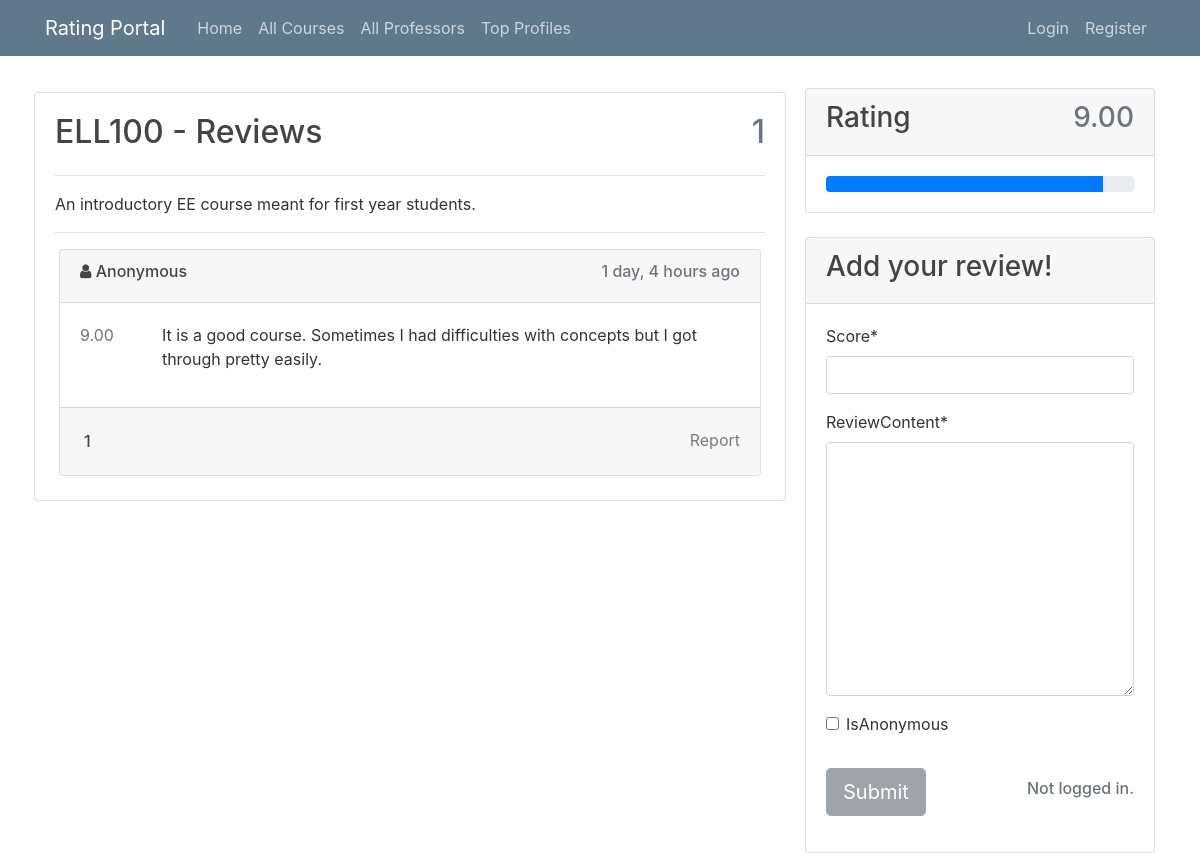
The page /course/2/ on the database as committed earlier.
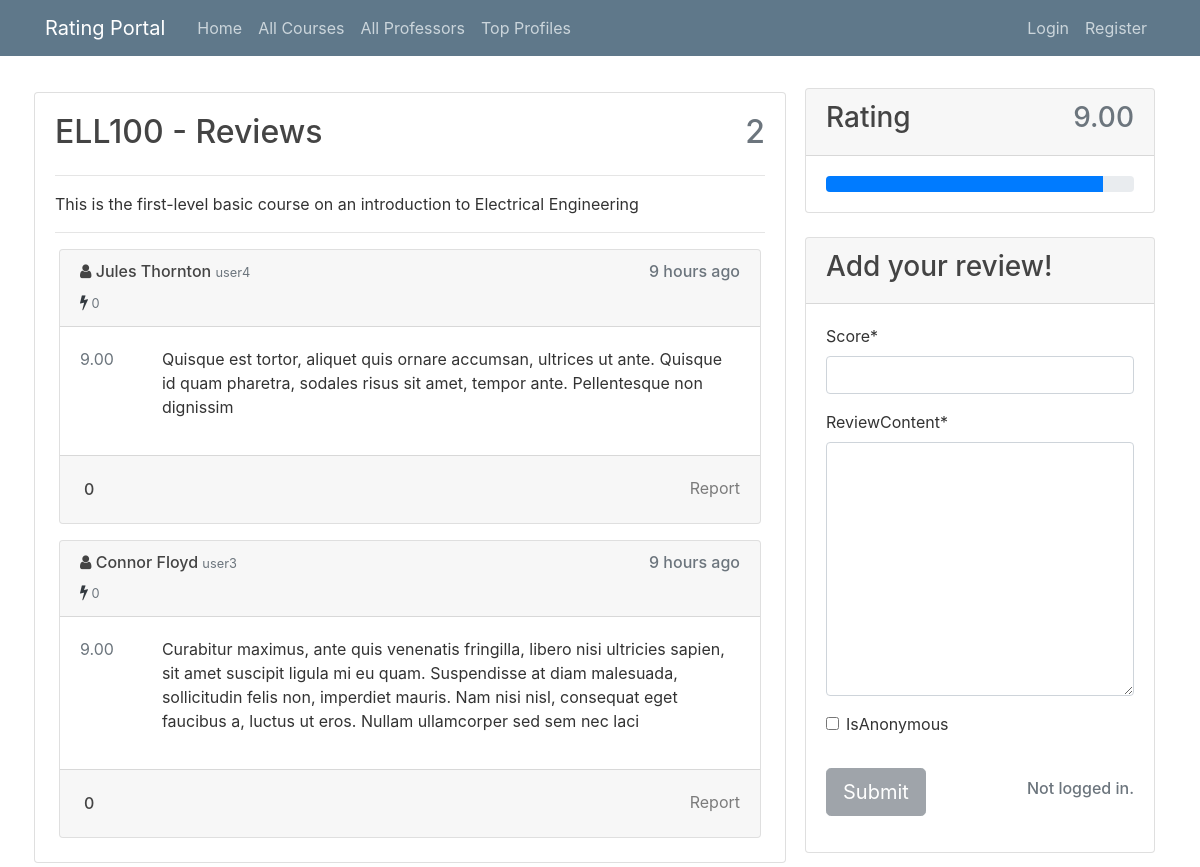
The same page on the database as committed later.
### courses/models.py (models this page shows)
class Course(models.Model):
    TYPE_OF_PAGE=[('c','Course'),('p','Professor')]
    courseName = models.CharField(max_length=120)
    rating = models.DecimalField(decimal_places=2,max_digits=4,default=-1)
    noOfReviews = models.IntegerField(default=0)
    courseDescription = models.TextField(default='')
    pageType = models.CharField(
        max_length=1,
        choices=TYPE_OF_PAGE,
        default='c',
        )
    class Meta:
        ordering = ['courseName']

### review/models.py (models this page shows, shortened)
class Review(models.Model):
    score = models.DecimalField(decimal_places=2,max_digits=4)
    reviewContent = models.TextField()
    courseName = models.CharField(max_length=120)
    courseID = models.IntegerField()
    dateAdded = models.DateTimeField(auto_now=False, auto_now_add=True)
    author = models.ForeignKey(User, on_delete= models.CASCADE,related_name='reviews_written')
    isAnonymous = models.BooleanField(default=False)
    class Meta:
        ordering =['-dateAdded']
    def flaggers(self):
        return [u.reporter for u in self.flags.all()]

class Like(models.Model):
    review = models.OneToOneField(Review, related_name="likes", on_delete=models.CASCADE)
    users = models.ManyToManyField(User, related_name='reviewLikes')
    dateAdded = models.DateTimeField(auto_now_add=True)

class Dislike(models.Model):
    review = models.OneToOneField(Review, related_name="dislikes", on_delete=models.CASCADE)
    users = models.ManyToManyField(User, related_name='reviewDislikes')
    dateAdded = models.DateTimeField(auto_now_add=True)

### users/models.py (models this page shows)
class CustomUserModel(models.Model):
    user = models.OneToOneField(User, on_delete=models.CASCADE,)
    bannedTill = models.DateTimeField(auto_now=False, auto_now_add=False)
    def getTotalScore(self):
        count = 0
        for review in self.user.reviews_written.all():
            try:
                count+=review.likes.users.count()-review.dislikes.users.count()
            except Review.likes.RelatedObjectDoesNotExist as identifier:
                continue
        return count

### courses/views.py (the view, shortened to what this page needs)
# urls.py: path("course/<int:courseID>/", courseViews.courseView, name="course"),
def courseView(request, courseID):
    course = Course.objects.get(id=courseID)
    courseName = course.courseName
    reviews, rating = recheckRatingsFor(courseName)
    courseList = list(Course.objects.all())
    if courseID not in [c.id for c in courseList]:
        raise Http404("No such Course")
    new_comment = None
    comment_form = CommentForm(initial={"author": request.user})
    return render(
        request,
        "courses/coursePage.html",
        {
            "reviews": reviews,
            "courseName": course.courseName,
            "courseDescription": course.courseDescription,
            "rating": rating,
            "commentForm": comment_form,
            'currentView':'course',
        },
    )

### review/forms.py (shortened to what this page needs)
class CommentForm(forms.ModelForm):
    class Meta:
        model = Review
        fields = ("score", "reviewContent","isAnonymous")

### courses/views.py (called while the page is built)
def recheckRatingsFor(courseName):
    reviews = getAllOf("review")
    reviews = list(filter(lambda x: x.courseName == courseName, reviews))
    if len(reviews) == 0:
        return [], "Unrated"
    rating = round(sum(x.score for x in reviews) / len(reviews), 2)
    return reviews, rating

def getAllOf(name):
    if name == "review":
        return Review.objects.all()
    elif name == "course":
        return list(Course.objects.filter(pageType='c').distinct())
    elif name == "professor":
        return list(Course.objects.filter(pageType='p').distinct())

### review/templatetags/customFilters.py (called while the page is built)
@register.filter
def subtract(value,args):
    if value=='':
        value=0
    if args=='':
        args=0
    return int(value)-int(args)

### courses/templates/courses/coursePage.html (shortened to what this page needs)
{% extends "users/base.html" %}
{% load crispy_forms_tags %}
{% load humanize %}
{% block content %}
<div class="card-body ">
    <div class="d-flex justify-content-between">
        <h2>{{courseName}} - Reviews</h2>
        <h2 class="text-muted">{{reviews|length}}</h2>
    </div>
    <hr>
    <p class="card-text">{{courseDescription}}</p>
    <hr>
    {% for review in reviews %}
    {% include "review/review.html" %}
    {%empty%}
    <h5>No reviews yet.</h5>
    {% endfor %}
</div>
{% endblock content %}
{% block sidebar %}
<div class="col-md-4 mt-2">
    <div class="card mb-2">
        <div class="card-header">
            <div class="d-flex justify-content-between">
                <h3>Rating</h3>
                <h3 class="text-muted">{{rating}}</h3>
            </div>
        </div>
        <div class="card-body">
            <div class="progress">
                <div class="progress-bar" role="progressbar" style="width: {% widthratio rating 1 10 %}%"
                    aria-valuenow="{% widthratio rating 1 10 %}" aria-valuemin="0" aria-valuemax="100"></div>
            </div>
        </div>
    </div>
    <div class="card mt-4">
        <div class="card-header">
            <h3>Add your review!</h3>
        </div>
        <div class="card-body">
            <form method="POST">
                <fieldset class='form-group'>
                    {{ commentForm|crispy }}
                </fieldset>
                <div class="form-group">
                    {% if user.is_authenticated %}
                    <button class="btn btn-outline-primary" type="submit">Submit</button>
                    {%else%}
                    <div class="d-flex justify-content-between form-inline">
                        <button type="button" class="btn btn-secondary btn-lg" disabled>Submit</button>
                        <h6 class="text-muted">Not logged in.</h6>
                    </div>
                    {% endif %}
                </div>
            </form>
        </div>
    </div>
</div>
{% endblock sidebar %}

### users/templates/users/base.html (shortened to what this page needs)
{%load static%}
{% load humanize %}
<!DOCTYPE html>
<html lang="en">
<head>
    <link rel="stylesheet" href="https://stackpath.bootstrapcdn.com/bootstrap/4.3.1/css/bootstrap.min.css"
>
    <link rel="stylesheet" type="text/css" href="{% static 'main.css'%}">
    <link rel="stylesheet" href="https://cdnjs.cloudflare.com/ajax/libs/font-awesome/4.7.0/css/font-awesome.min.css">
</head>
<body>
    <header class="site-header">
        <nav class="navbar navbar-expand-md navbar-dark bg-steel fixed-top">
            <div class="container">
                <a class="navbar-brand mr-4" href="/">Rating Portal</a>
                <div class="collapse navbar-collapse" id="navbarToggle">
                    <div class="navbar-nav mr-auto">
                        <a class="nav-item nav-link" href="/">Home</a>
                        <a class="nav-item nav-link" href="{% url 'courseList'%}">All Courses</a>
                        <a class="nav-item nav-link" href="{% url 'professorList'%}">All Professors</a>
                        <a class="nav-item nav-link" href="{% url 'top'%}">Top Profiles </a>
                    </div>
                    <div class="navbar-nav">
                        {% if user.is_authenticated %}
                        <a class="nav-item nav-link" href="{%url 'profile' profileOwner=user.username%}">My Profile</a>
                        <a class="nav-item nav-link" href="{%url 'logout'%}">Logout</a>
                        {%else%}
                        <a class="nav-item nav-link" href="{%url 'login'%}">Login</a>
                        <a class="nav-item nav-link" href="{%url 'register'%}">Register</a>
                        {% endif %}
                    </div>
                </div>
            </div>
        </nav>
    </header>
    <main role="main" class="container">
        <div class="row">
            <div class="col-md-8 mt-2 p-1">
                <div class="card">
                    {% block content %}{% endblock %}
                </div>
            </div>
            {% block sidebar %}
            {% endblock sidebar %}
        </div>
    </main>
</body>
</html>

### review/templates/review/review.html (shortened to what this page needs)
{% load humanize %}
{% load customFilters %}
{% if currentView == 'profile' and review.isAnonymous and review.author != request.user and not request.user.is_superuser %}
{%else%}
<div class="card m-1 mt-3">
    <div class="card-header">
        <div class="d-flex justify-content-between">
            {% if currentView != 'profile' %}
            {% if review.isAnonymous %}
              {% if review.author == request.user or request.user.is_superuser %}
                <a class="card-link text-dark" href="{%url 'profile' profileOwner=review.author.username%}">
                    <h6><i class="fa fa-user"></i> {{review.author.first_name}} {{review.author.last_name}} <small class="text-muted">{{review.author.username}}</small> </h6>
                    <i class="fa fa-bolt"></i><small class="text-muted text-primary" > {{review.author.customusermodel.getTotalScore}}</small>
                </a>
              {%else%}
                <a class="card-link text-dark"">
                    <h6><i class="fa fa-user"></i> Anonymous</h6>
                </a>
              {% endif %}
            {%else%}
            <a class="card-link text-dark" href="{%url 'profile' profileOwner=review.author.username%}">
                <h6><i class="fa fa-user"></i> {{review.author.first_name}} {{review.author.last_name}} <small class="text-muted">{{review.author.username}}</small> </h6>
                <i class="fa fa-bolt"></i><small class="text-muted text-primary" > {{review.author.customusermodel.getTotalScore}}</small>
            </a>
            {% endif %}
            {% endif %}
            <h6 class="text-muted">{{review.dateAdded|naturaltime}}</h6>
        </div>
    </div>
    <div class="card-body">
        <div class="d-flex justify-content-between">
            <span class="text-secondary">
                {{review.score}}
            </span>
            <p class="ml-5">
                {{review.reviewContent}}
            </p>
        </div>
    </div>
    <div class="card-footer text-right ">
        <div class="d-flex justify-content-between">
            <form method="post" class="form-inline">
                <h6 class="text-weight-bold mt-2 p-1">
                    {{review.likes.users.count|subtract:review.dislikes.users.count}}
                </h6>
            </form>
            {% if currentView == 'all' %}
                {% if user.is_superuser %}
                <a href="{%url 'reportAction' review.id%}" class="card-link text-black-50">Take Action</a>
                {%endif%}
            {% else %}
                {% if user.is_superuser %}
                <a class="card-link text-black-50 mt-2"
                    href="{% url 'delete' reviewID=review.id %}?next={{request.path}}">Delete</a>
                {% else %}
                {% if user.get_username == review.author.username%}
                <a class="card-link text-black-50 mt-2"
                    href="{% url 'delete' reviewID=review.id %}?next={{request.path}}">Delete</a>
                {% else %}
                {% if user.get_username in review.flaggers %}
                <a class="card-link text-black-50 mt-2">Reported</a>
                {%else%}
                <a class=" card-link text-black-50 mt-2"
                    href="{% url 'report' reviewID=review.id%}?next={{request.path}}">Report</a>
                {% endif %}
                {% endif %}
                {% endif %}
            {% endif %}
        </div>
    </div>
</div>
{% endif %}

### users/static/main.css (style rules this page uses)
body { background: white; color: #333333; margin-top: 5rem; }
h1, h2, h3, h4, h5, h6 { color: #444444; }
.bg-steel { background-color: #5f788a; }
.site-header .navbar-nav .nav-link { color: #cbd5db; }

Rows that differ between the two databases and show on the page:
removed Review: isAnonymous True (drawn), dateAdded "1 day, 4 hours ago", score "9.00", reviewContent "It is a good course. Sometimes I had difficulties with concepts but I got through pretty easily.", likes.users.count|subtract "1"
changed Course "ELL100": courseDescription "An introductory EE course meant for first year students." → "This is the first-level basic course on an introduction to Electrical Engineering"
added Review: author.first_name "Jules", author.last_name "Thornton", author.username "user4", author.customusermodel.getTotalScore "0", dateAdded "9 hours ago", score "9.00", reviewContent "Quisque est tortor, aliquet quis ornare accumsan, ultrices ut ante. Quisque id quam pharetra, sodales risus sit amet, tempor ante. Pellentesque non dignissim", likes.users.count|subtract "0"
added Review: author.first_name "Connor", author.last_name "Floyd", author.username "user3", author.customusermodel.getTotalScore "0", dateAdded "9 hours ago", score "9.00", reviewContent "Curabitur maximus, ante quis venenatis fringilla, libero nisi ultricies sapien, sit amet suscipit ligula mi eu quam. Suspendisse at diam malesuada, sollicitudin felis non, imperdiet mauris. Nam nisi nisl, consequat eget faucibus a, luctus ut eros. Nullam ullamcorper sed sem nec laci", likes.users.count|subtract "0"
Other text that changed with them:
{{ reviews|length }}: "1" → "2"
